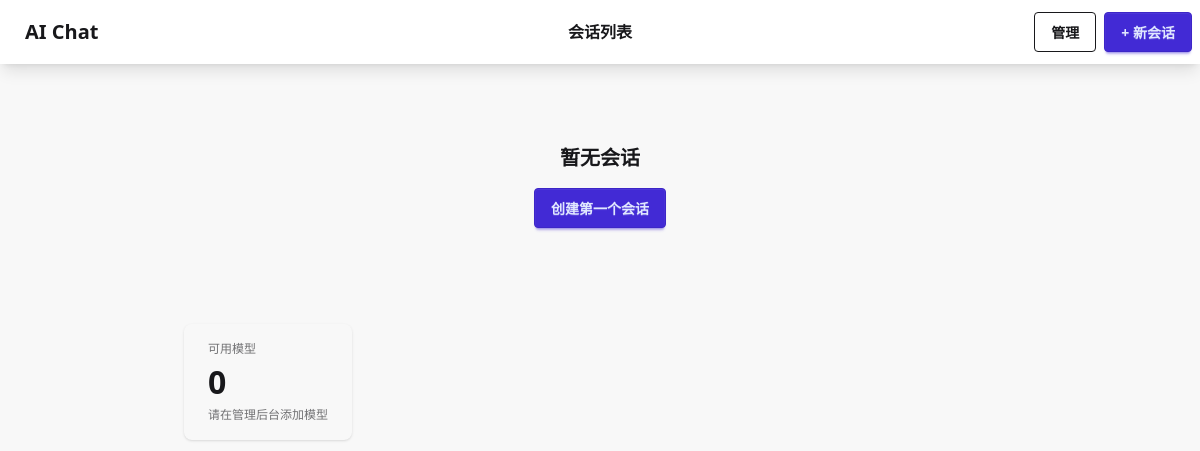
Page /aichat/ (signed in) on the earlier database version.
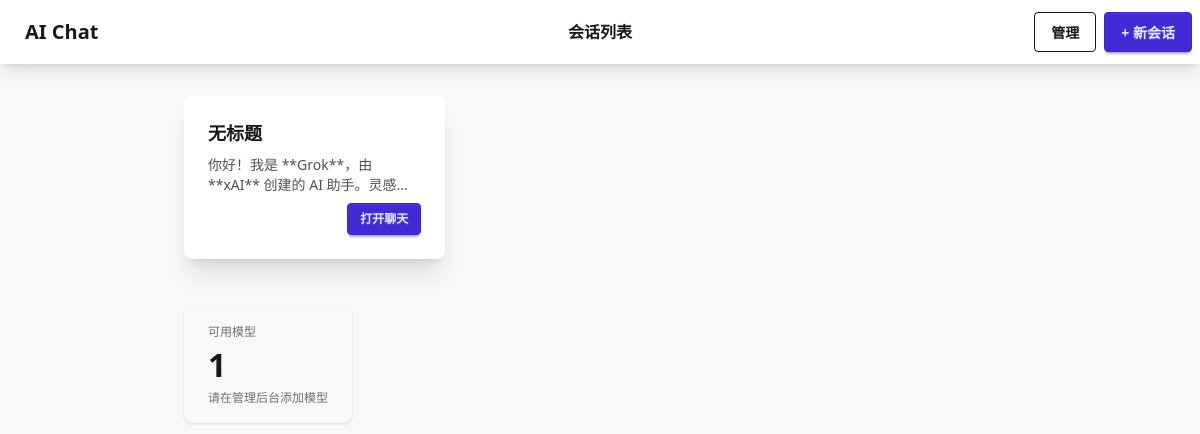
Same page on the later database version.
### aichat/models.py (models this page shows, shortened)
class ChatSession(models.Model):
    user = models.ForeignKey(User, on_delete=models.CASCADE, verbose_name="用户")
    title = models.CharField(max_length=200, blank=True, verbose_name="会话标题")
    created_at = models.DateTimeField(auto_now_add=True)
    class Meta:
        verbose_name = "聊天会话"
        verbose_name_plural = "聊天会话"
        ordering = ['-created_at']

class Message(models.Model):
    ROLE_CHOICES = [
        ('user', '用户'),
        ('assistant', '助手'),
    ]
    session = models.ForeignKey(ChatSession, on_delete=models.CASCADE, related_name="messages")
    role = models.CharField(max_length=10, choices=ROLE_CHOICES)
    content = models.TextField()
    model = models.ForeignKey(LLMModel, on_delete=models.SET_NULL, null=True, blank=True)
    created_at = models.DateTimeField(auto_now_add=True)
    class Meta:
        verbose_name = "消息"
        verbose_name_plural = "消息"
        ordering = ['created_at']

### aichat/views.py (the view)
# urls.py: path('', views.chat_home, name='chat_home'),
@login_required
def chat_home(request):
    models = LLMModel.objects.filter(active=True)
    sessions = ChatSession.objects.filter(user=request.user).order_by('-created_at')[:10]
    return render(request, 'aichat/chat_home.html', {
        'models': models,
        'sessions': sessions
    })

### aichat/templates/aichat/chat_home.html (shortened to what this page needs)
<!DOCTYPE html>
<html data-theme="light" lang="zh">
<head>
    {% load static %}
    <link href="{% static 'css/output.css' %}" rel="stylesheet" />
</head>
<body class="min-h-screen bg-base-200">
    <nav class="navbar bg-base-100 shadow-lg">
      <div class="navbar-start">
        <a class="btn btn-ghost text-xl">AI Chat</a>
      </div>
      <div class="navbar-center">
        <span class="font-bold">会话列表</span>
      </div>
      <div class="navbar-end gap-2">
        <a href="/admin/" class="btn btn-outline">管理</a>
        <a href="{% url 'aichat:create_session' %}" class="btn btn-primary">+ 新会话</a>
      </div>
    </nav>
    <main class="p-8 max-w-4xl mx-auto">
      {% if user.is_authenticated %}
        <div class="grid grid-cols-1 md:grid-cols-2 lg:grid-cols-3 gap-6">
          {% for session in sessions %}
            <div class="card bg-base-100 shadow-xl hover:shadow-2xl transition-shadow">
              <div class="card-body">
                <h2 class="card-title">{{ session.title|default:"无标题" }}</h2>
                <p class="text-sm opacity-75 line-clamp-2">
                  {{ session.messages.last.content|default:"暂无消息"|truncatechars:100 }}
                </p>
                <div class="card-actions justify-end">
                  <a href="{% url 'aichat:session_detail' session.id %}" class="btn btn-primary btn-sm">打开聊天</a>
                </div>
              </div>
            </div>
          {% empty %}
            <div class="col-span-full text-center py-12">
              <h3 class="text-xl font-semibold mb-4">暂无会话</h3>
              <a href="{% url 'aichat:create_session' %}" class="btn btn-primary">创建第一个会话</a>
            </div>
          {% endfor %}
        </div>
        <div class="stats shadow mt-12">
          <div class="stat">
            <div class="stat-title">可用模型</div>
            <div class="stat-value">{{ models.count }}</div>
            <div class="stat-desc">请在管理后台添加模型</div>
          </div>
        </div>
      {% endif %}
    </main>
</body>
</html>

Differences in the rows shown:
added ChatSession: title "无标题", messages.last.content "你好！我是 **Grok**，由 **xAI** 创建的…"
Other differences:
{{ models.count }}: "0" → "1"
text no longer shown: "暂无会话 创建第一个会话"
